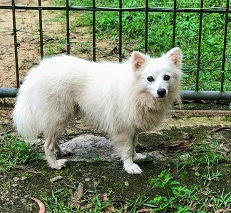
#> input picture OpenCV_code/images/dog1.jpg, 231 x 213 px
$ python geometric_transformation_scaling.py
#> lines starting #> are read from the running program, lines starting #| are printed output that depends on the picture
# -*- coding: utf-8 -*-
"""

@author: abhilash
"""
#import opencv library
import cv2 as cv
import numpy as np

#read the image from computer
img = cv.imread('images/dog1.jpg')
#> img is the input picture: shape (213, 231, 3); mean B, G, R 101, 132.1, 119

#show the Actual Image
cv.imshow("Original",img)

resized = cv.resize(img,None,fx=2,fy=2,interpolation = cv.INTER_CUBIC)
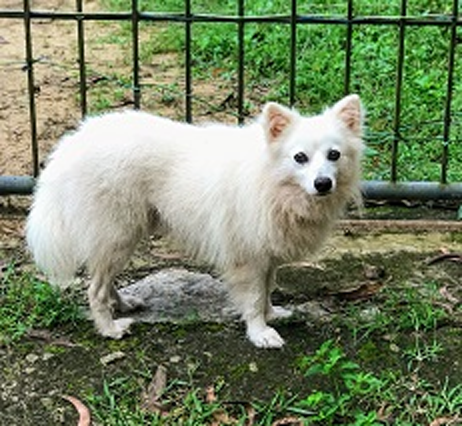
#> resized: shape (426, 462, 3); mean B, G, R 101.1, 132.1, 119.1
#show the Scaled up Image
cv.imshow("Scaled up",resized)

resized = cv.resize(img,None,fx=0.5,fy=0.5,interpolation = cv.INTER_AREA)
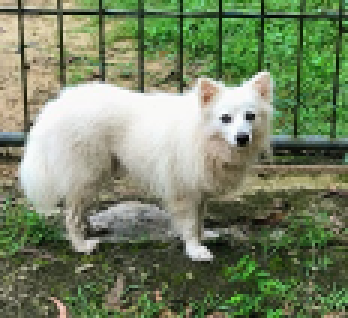
#> resized: shape (106, 116, 3) (shown 3 times larger); mean B, G, R 101.1, 132.3, 119.1
#show the Scaled up Image
cv.imshow("Scaled down",resized)

$ run again, with OpenCV_code/images/abhi1.JPG copied over OpenCV_code/images/dog1.jpg
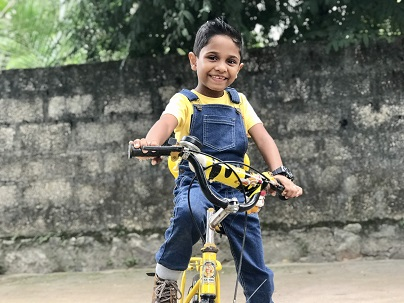
#> input picture OpenCV_code/images/abhi1.JPG, 404 x 303 px
#> img is the input picture: shape (303, 404, 3); mean B, G, R 109, 119.1, 116.7
#> `resized = cv.resize(img,None,fx=2,fy=2,interpolation = cv.INTER_CUBIC)`:
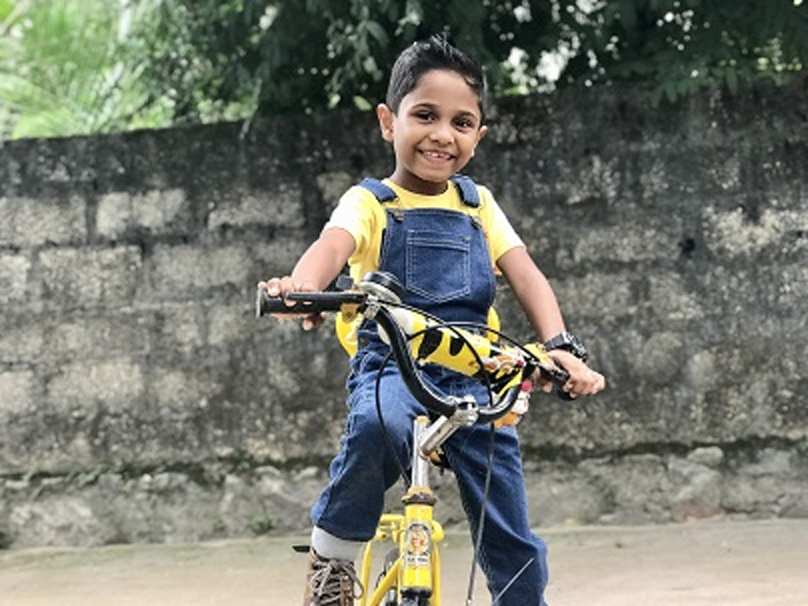
#> resized: shape (606, 808, 3); mean B, G, R 109, 119.1, 116.7
#> `resized = cv.resize(img,None,fx=0.5,fy=0.5,interpolation = cv.INTER_AR..`:
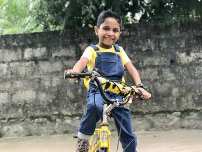
#> resized: shape (152, 202, 3); mean B, G, R 109.4, 119.5, 117.1

$ run again, with OpenCV_code/images/abhi2.jpg copied over OpenCV_code/images/dog1.jpg
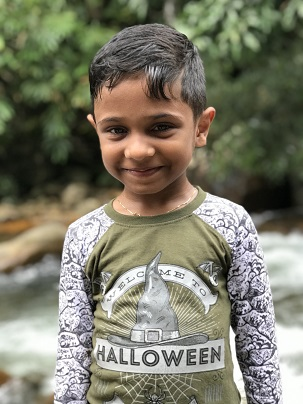
#> input picture OpenCV_code/images/abhi2.jpg, 303 x 404 px
#> img is the input picture: shape (404, 303, 3); mean B, G, R 105.3, 122.7, 124.1
#> `resized = cv.resize(img,None,fx=2,fy=2,interpolation = cv.INTER_CUBIC)`:
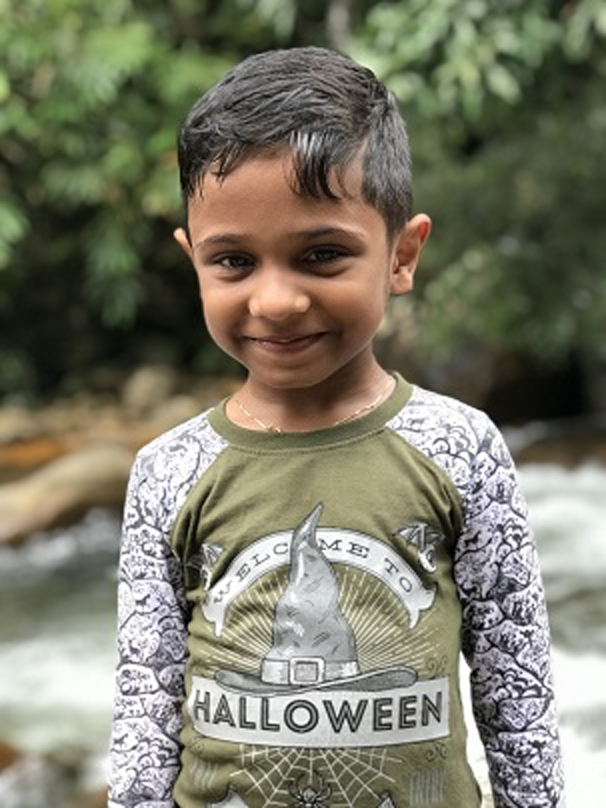
#> resized: shape (808, 606, 3); mean B, G, R 105.2, 122.6, 124
#> `resized = cv.resize(img,None,fx=0.5,fy=0.5,interpolation = cv.INTER_AR..`:
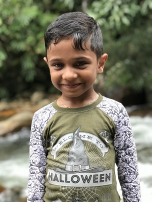
#> resized: shape (202, 152, 3); mean B, G, R 105.4, 122.8, 124.2
